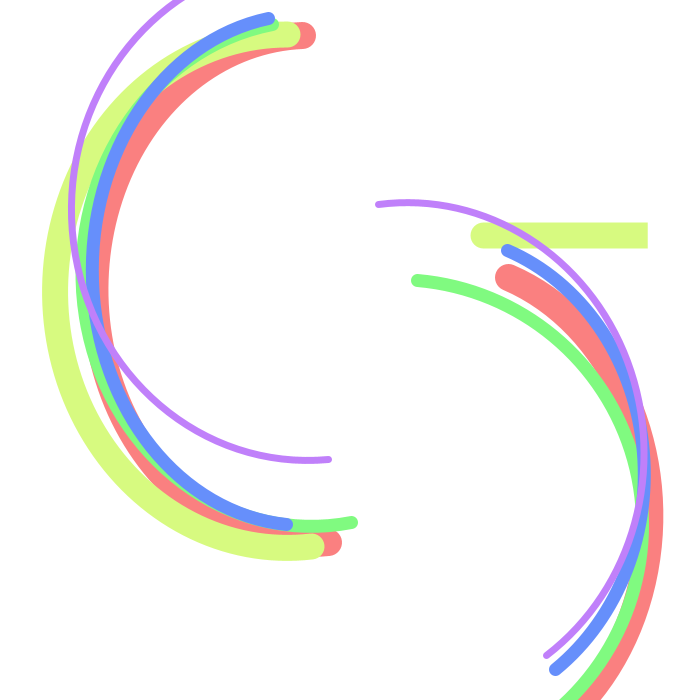
Frame 1 (no input)
Frame 60 (the mouse pressed at the canvas centre just before this capture): identical to frame 1, image omitted
Frame 120 (the mouse held since frame 60 and released just before this capture): identical to frame 1, image omitted

The Processing sketch that drew this single still picture (run headless with seeded random() and noise(); from frame 60 on, the mouse is pressed at the canvas centre):

// Processing sketch: Exercise2
// ── Exercise2.pde
  void settings() {
  size(700,700);
}
void setup() {

}
void draw() {
  background(255,255,255);
  arc(350,350,50,50,radians(45),radians(45));
  ellipseMode(CORNER);
  noFill();

  stroke(250,128,128); //red
  strokeWeight(27);
  arc(95,35,430,508,radians(85),radians(268));

  stroke(215,250,128); //yellow
  strokeWeight(26);
  arc(55,34,465,514,radians(84),radians(270));

  stroke(128,250,128); //green
  strokeWeight(13);
  arc(82,21,460,505,radians(80),radians(260));

  stroke(102,143,251); //blue
  strokeWeight(13);
  arc(92,15,427,510,radians(95),radians(260));

  stroke(192,128,250); //purple
  strokeWeight(7);
  arc(71,-40,474,500,radians(85),radians(260));

  //Right Side
  stroke(250,128,128); //red
  strokeWeight(27);
  arc(220,262,430,508,radians(-70),radians(100));

  stroke(215,250,128); //yellow
  strokeWeight(26);
  arc(183,235,465,00,radians(-73),radians(54));

  stroke(128,250,128); //green
  strokeWeight(13);
  arc(148,280,495,490,radians(-85),radians(54));

  stroke(102,143,251); //blue
  strokeWeight(13);
  arc(217,235,427,480,radians(-69),radians(54));

  stroke(192,128,250); //purple
  strokeWeight(7);
  arc(170,203,474,500,radians(-97),radians(54));


}
